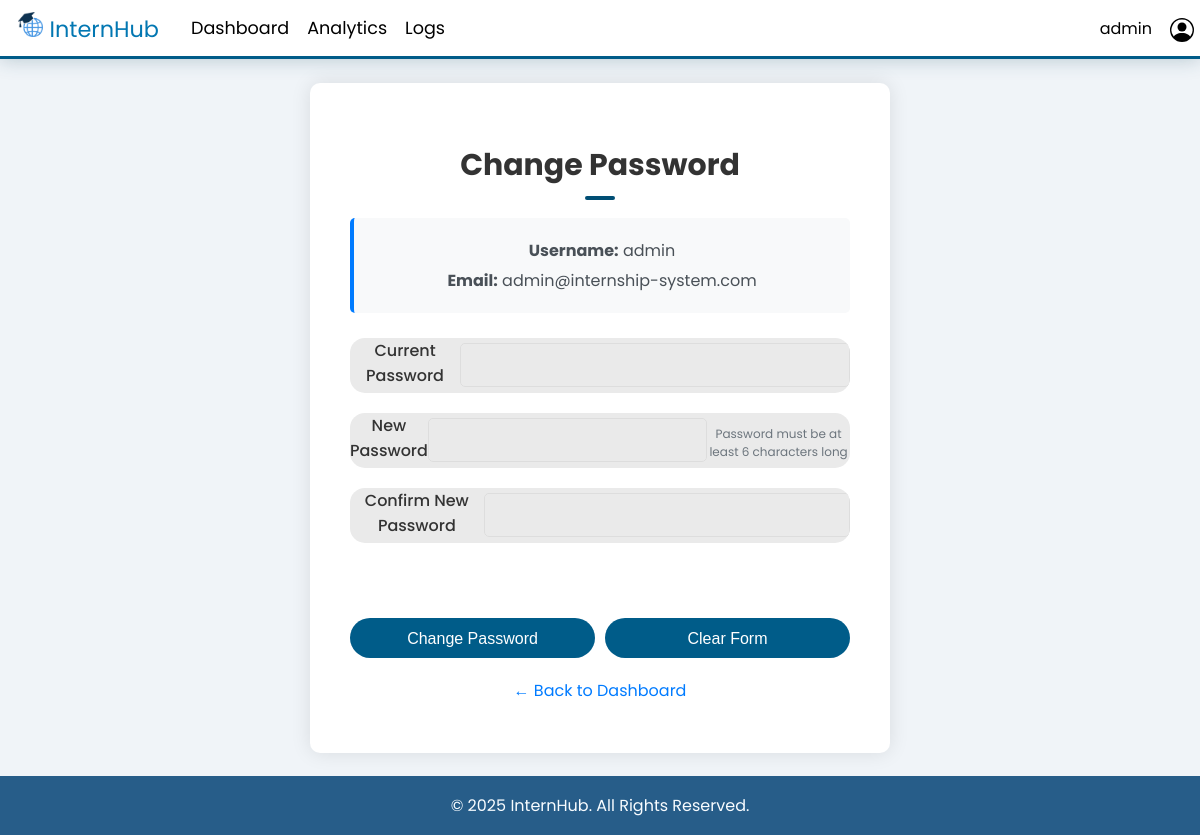
Before: /pages/auth/change_password.php (signed in) with the older database file.
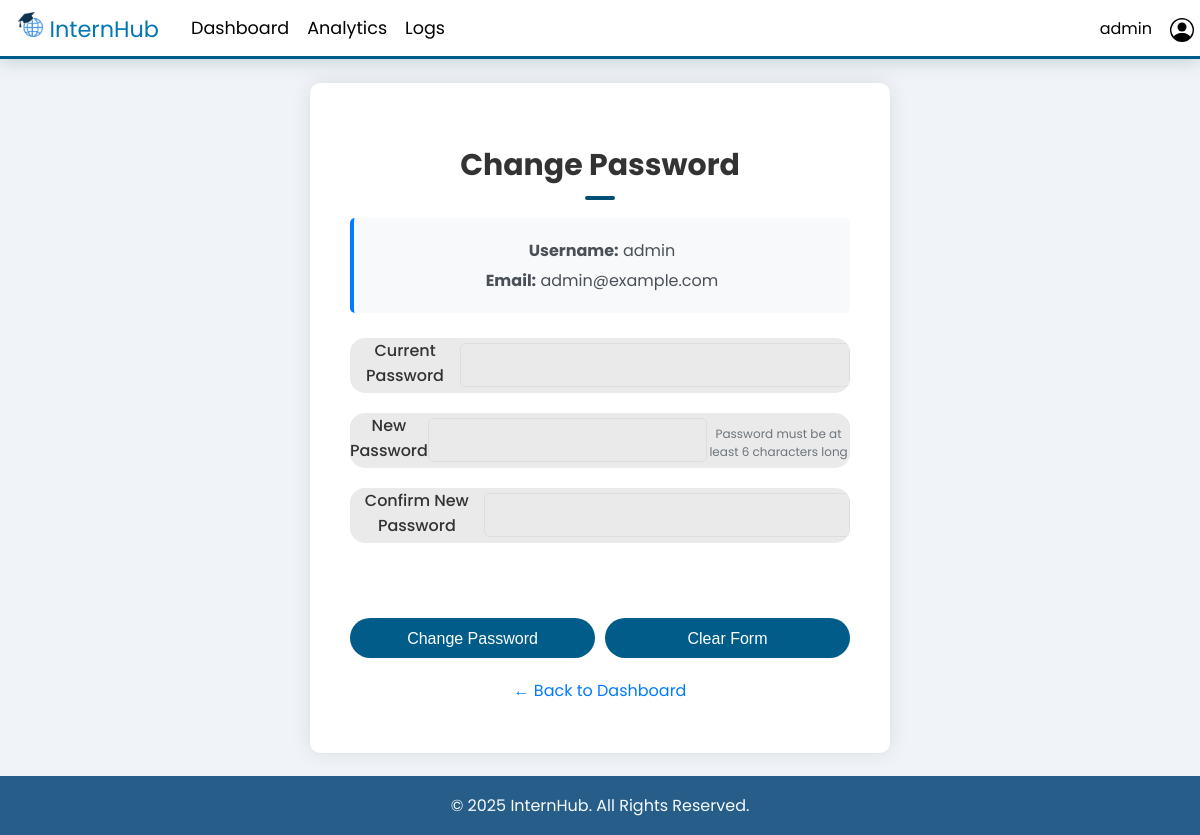
After: the same page with the newer database file.
### tables this page shows
CREATE TABLE users (
    user_id INT AUTO_INCREMENT PRIMARY KEY,
    username VARCHAR(50) NOT NULL UNIQUE,
    email VARCHAR(100) NOT NULL UNIQUE,
    password_hash VARCHAR(255) NOT NULL,
    user_type_id INT NOT NULL,
    last_login TIMESTAMP NULL,
    created_at TIMESTAMP DEFAULT CURRENT_TIMESTAMP,
    updated_at TIMESTAMP DEFAULT CURRENT_TIMESTAMP ON UPDATE CURRENT_TIMESTAMP,
    FOREIGN KEY (user_type_id) REFERENCES user_types(type_id)
);

### includes/config.php (called while the page is built, shortened)
<?php
function escape($data) {
    if (isset($data)) {
        return htmlspecialchars($data, ENT_QUOTES, 'UTF-8');
    } else {
        return '';
    }
}
?>

### pages/auth/change_password.php (the view, shortened to what this page needs)
<?php
require_once '../../includes/config.php';
$db = getDB();
$user_id = getCurrentUserId();
$user_sql = "SELECT username, email FROM users WHERE user_id = ?";
$user_stmt = $db->prepare($user_sql);
$user_stmt->execute([$user_id]);
$user_info = $user_stmt->fetch();
require_once '../../includes/header.php';
?>
<div class="change-password-container">
    <div class="form-box">
        <h1>Change Password</h1>
        <div class="user-info">
            <p><strong>Username:</strong> <?php echo escape($user_info['username']); ?></p>
            <p><strong>Email:</strong> <?php echo escape($user_info['email']); ?></p>
        </div>
        <form method="POST" action="" id="changePasswordForm">
            <div class="input-group">
                <div class="input-field">
                    <label for="current_password">Current Password</label>
                    <input type="password" id="current_password" name="current_password" required>
                </div>
                <div class="input-field">
                    <label for="new_password">New Password</label>
                    <input type="password" id="new_password" name="new_password" required minlength="6">
                    <small>Password must be at least 6 characters long</small>
                </div>
                <div class="input-field">
                    <label for="confirm_password">Confirm New Password</label>
                    <input type="password" id="confirm_password" name="confirm_password" required minlength="6">
                </div>
            </div>
            <div class="btn-field">
                <button type="submit" name="change_password" class="btn-primary">Change Password</button>
                <button type="button" class="btn-secondary" onclick="clearForm()">Clear Form</button>
            </div>
        </form>
        <div class="form-links">
            <p><a href="../<?php echo $_SESSION['role']; ?>/index.php">← Back to Dashboard</a></p>
        </div>
    </div>
</div>
<?php
require_once '../../includes/footer.php';
?>

Changed rows visible on the page:
changed users "admin": email "admin@internship-system.com" → "admin@example.com"
